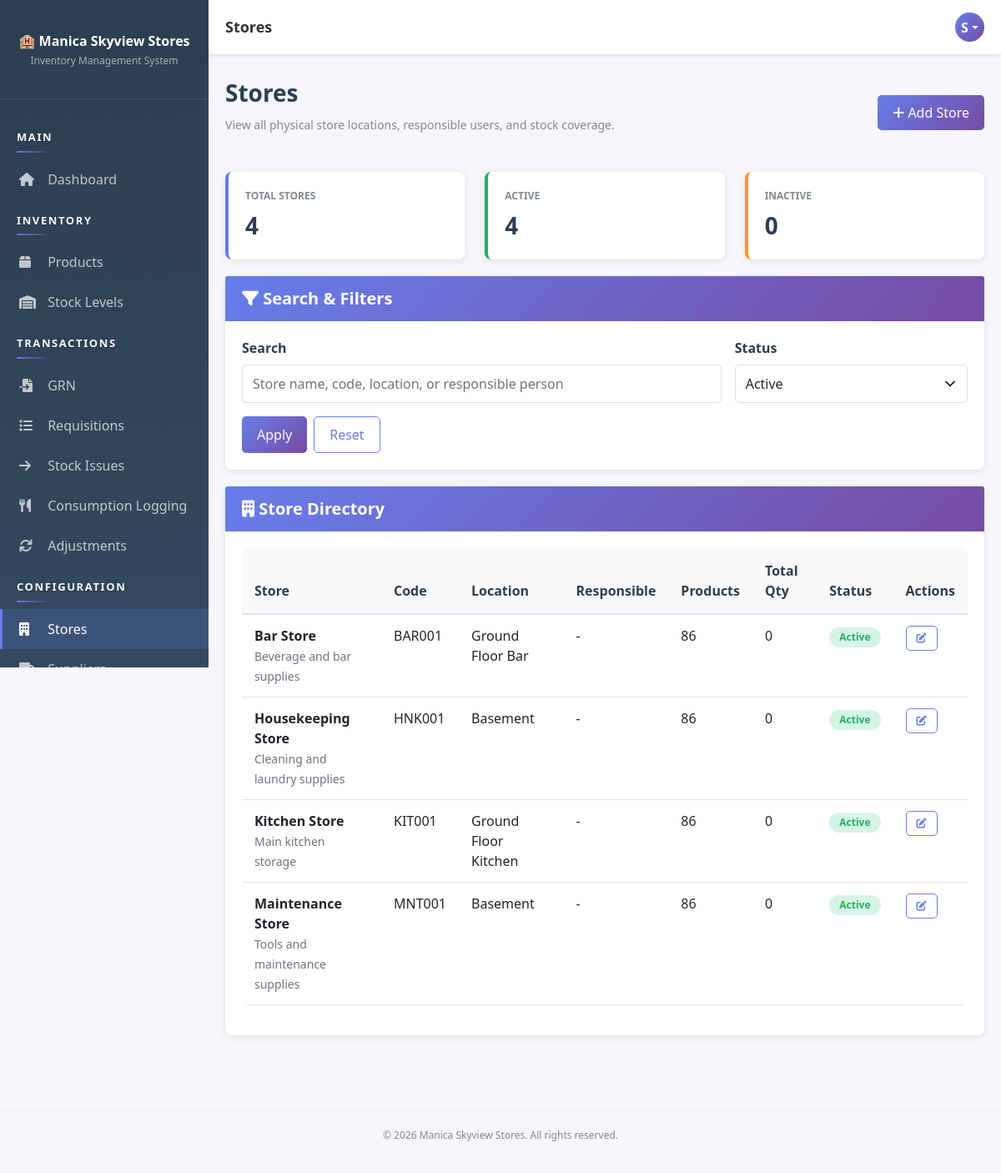
Page /pages/stores/index.php (signed in) on the committed database.
### tables this page shows
CREATE TABLE `users` (
  `user_id` int(11) NOT NULL AUTO_INCREMENT,
  `username` varchar(50) NOT NULL,
  `email` varchar(100) NOT NULL,
  `password` varchar(255) NOT NULL,
  `full_name` varchar(100) NOT NULL,
  `role_id` int(11) NOT NULL,
  `status` enum('active','inactive') DEFAULT 'active',
  `created_at` timestamp NOT NULL DEFAULT current_timestamp(),
  `updated_at` timestamp NOT NULL DEFAULT current_timestamp() ON UPDATE current_timestamp(),
  PRIMARY KEY (`user_id`),
  UNIQUE KEY `username` (`username`),
  UNIQUE KEY `email` (`email`),
  KEY `role_id` (`role_id`),
  CONSTRAINT `users_ibfk_1` FOREIGN KEY (`role_id`) REFERENCES `roles` (`role_id`)
);

CREATE TABLE `stores` (
  `store_id` int(11) NOT NULL AUTO_INCREMENT,
  `store_name` varchar(100) NOT NULL,
  `store_code` varchar(20) NOT NULL,
  `location` varchar(100) DEFAULT NULL,
  `responsible_user_id` int(11) DEFAULT NULL,
  `description` text DEFAULT NULL,
  `status` enum('active','inactive') DEFAULT 'active',
  `created_at` timestamp NOT NULL DEFAULT current_timestamp(),
  `updated_at` timestamp NOT NULL DEFAULT current_timestamp() ON UPDATE current_timestamp(),
  PRIMARY KEY (`store_id`),
  UNIQUE KEY `store_code` (`store_code`),
  KEY `responsible_user_id` (`responsible_user_id`),
  CONSTRAINT `stores_ibfk_1` FOREIGN KEY (`responsible_user_id`) REFERENCES `users` (`user_id`)
);

### app/bootstrap.php (called while the page is built, shortened)
<?php
function autoload($class) {
    $paths = [
        __DIR__ . '/helpers/' . $class . '.php',
        __DIR__ . '/models/' . $class . '.php',
        __DIR__ . '/controllers/' . $class . '.php'
    ];
    foreach ($paths as $path) {
        if (file_exists($path)) {
            return;
        }
    }
}
function isAuthenticated() {
    $auth = new Auth();
    return $auth->isLoggedIn() && $auth->checkSessionTimeout();
}
function getCurrentUser() {
    if (isAuthenticated()) {
        $db = Database::getInstance()->getConnection();
        $userId = $_SESSION['user_id'];
        $sql = "SELECT u.*, r.role_name FROM users u
                JOIN roles r ON u.role_id = r.role_id
                WHERE u.user_id = ?";
        $stmt = $db->prepare($sql);
        $stmt->bind_param('i', $userId);
        $stmt->execute();
        return $stmt->get_result()->fetch_assoc();
    }
    return null;
}
function getDefaultRolePermissions() {
    return [
        'Admin' => ['*'],
        'Storekeeper' => [
            'dashboard.view', 'products.*', 'stores.view', 'stores.create', 'stores.edit', 'departments.view', 'departments.create', 'departments.edit', 'categories.view', 'categories.create', 'categories.edit', 'suppliers.*', 'stock.view',
            'grn.*', 'requisition.view', 'requisition.create',
            'stock-issues.*', 'adjustments.view', 'adjustments.create', 'reports.view'
        ],
        'Manager' => [
            'dashboard.view', 'stores.view', 'stores.create', 'stores.edit', 'departments.view', 'departments.create', 'departments.edit', 'categories.view', 'categories.create', 'categories.edit', 'stock.view', 'grn.view', 'grn.verify',
            'requisition.view', 'requisition.approve', 'requisition.reject',
            'stock-issues.view', 'stock-issues.create', 'adjustments.view', 'adjustments.create', 'adjustments.approve', 'reports.view', 'audit.view', 'settings.view'
        ],
        'Accounts' => ['dashboard.view', 'stores.view', 'departments.view', 'categories.view', 'stock.view', 'adjustments.view', 'reports.view'],
        'Kitchen' => ['dashboard.view', 'stock.view', 'requisition.view', 'requisition.create'],
        'Bar' => ['dashboard.view', 'stock.view', 'requisition.view', 'requisition.create'],
        'Housekeeping' => ['dashboard.view', 'stock.view', 'requisition.view', 'requisition.create'],
        'Maintenance' => ['dashboard.view', 'stock.view', 'requisition.view', 'requisition.create']
    ];
}
function getRolePermissionOverrides() {
    $overrides = [];
    try {
        $db = Database::getInstance()->getConnection();
        $result = $db->query("SELECT role_name, permission, is_allowed FROM role_permission_overrides");
    } catch (Throwable $e) {
        if (APP_DEBUG) {
            error_log('Permission override read warning: ' . $e->getMessage());
        }
    }
    return $overrides;
}
function getRolePermissions() {
    $defaults = getDefaultRolePermissions();
    $overrides = getRolePermissionOverrides();
    foreach ($defaults as $role => $permissions) {
        $allow = $overrides[$role]['allow'] ?? [];
        $effective = array_values(array_unique(array_merge($permissions, $allow)));
        $defaults[$role] = $effective;
    }
    return $defaults;
}
function can($permission) {
    $user = getCurrentUser();
    $role = $user['role_name'] ?? '';
    $overrides = getRolePermissionOverrides();
    $denied = $overrides[$role]['deny'] ?? [];
    $parts = explode('.', $permission, 2);
    if (count($parts) === 2) {
        $moduleWildcard = $parts[0] . '.*';
    }
    $matrix = getRolePermissions();
    $granted = $matrix[$role] ?? [];
    if (in_array('*', $granted, true)) {
        return true;
    }
    return false;
}

### app/helpers/Database.php (called while the page is built, shortened)
<?php
class Database {
    private static $instance = null;
    private $connection = null;
    private function __construct() {
        try {
            $this->connection = new mysqli(DB_HOST, DB_USER, DB_PASS, DB_NAME);
            $this->connection->set_charset('utf8mb4');
        } catch (Exception $e) {
            die('Error: ' . $e->getMessage());
        }
    }
    public static function getInstance() {
        if (self::$instance === null) {
            self::$instance = new Database();
        }
        return self::$instance;
    }
    public function getConnection() {
        return $this->connection;
    }
}

### app/helpers/Auth.php (called while the page is built, shortened)
<?php
class Auth {
    public function __construct() {
        $this->db = Database::getInstance()->getConnection();
    }
    private function ensurePasswordResetTable() {
        $sql = "CREATE TABLE IF NOT EXISTS password_reset_tokens (
            token_id INT PRIMARY KEY AUTO_INCREMENT,
            user_id INT NOT NULL,
            token_hash VARCHAR(64) NOT NULL,
            expires_at DATETIME NOT NULL,
            used_at DATETIME NULL,
            created_at TIMESTAMP DEFAULT CURRENT_TIMESTAMP,
            FOREIGN KEY (user_id) REFERENCES users(user_id) ON DELETE CASCADE,
            INDEX idx_reset_token_hash (token_hash),
            INDEX idx_reset_token_user (user_id),
            INDEX idx_reset_token_expires (expires_at)
        )";
    }
    public function isLoggedIn() {
        return isset($_SESSION['user_id']);
    }
    public function checkSessionTimeout() {
        return true;
    }
}

### app/controllers/Controller.php (called while the page is built, shortened)
<?php
class Controller {
    protected $db;
    public function __construct() {
        $this->db = Database::getInstance()->getConnection();
        $this->loadCurrentUser();
    }
    protected function loadCurrentUser() {
        if (isset($_SESSION['user_id'])) {
            $sql = "SELECT u.*, r.role_name FROM users u
                    JOIN roles r ON u.role_id = r.role_id
                    WHERE u.user_id = ?";
            $stmt = $this->db->prepare($sql);
            $stmt->bind_param('i', $_SESSION['user_id']);
            $stmt->execute();
            $this->currentUser = $stmt->get_result()->fetch_assoc();
        }
    }
}

### app/controllers/StoreController.php (called while the page is built, shortened)
<?php
class StoreController extends Controller {
    public function __construct() {
        parent::__construct();
    }
    public function getStores($filters = []) {
        $sql = "
            SELECT
                s.store_id,
                s.store_name,
                s.store_code,
                s.location,
                s.description,
                s.status,
                s.created_at,
                u.full_name AS responsible_person,
                COUNT(DISTINCT st.product_id) AS products_count,
                COALESCE(SUM(st.quantity_on_hand), 0) AS total_stock_qty
            FROM stores s
            LEFT JOIN users u ON s.responsible_user_id = u.user_id
            LEFT JOIN stock st ON s.store_id = st.store_id
            WHERE 1 = 1
        ";
        $types = '';
        $params = [];
        $status = $filters['status'] ?? 'active';
        if (in_array($status, ['active', 'inactive'], true)) {
            $sql .= " AND s.status = ?";
            $types .= 's';
            $params[] = $status;
        }
        $sql .= " GROUP BY s.store_id ORDER BY s.store_name ASC";
        if ($types !== '') {
            $stmt = $this->db->prepare($sql);
            $stmt->bind_param($types, ...$params);
            $stmt->execute();
            return $stmt->get_result()->fetch_all(MYSQLI_ASSOC);
        }
        return $this->db->query($sql)->fetch_all(MYSQLI_ASSOC);
    }
    public function getStats() {
        $stats = [
            'active' => 0,
            'inactive' => 0,
            'total' => 0
        ];
        $result = $this->db->query("SELECT status, COUNT(*) AS c FROM stores GROUP BY status");
        while ($row = $result->fetch_assoc()) {
            if ($row['status'] === 'active') {
                $stats['active'] = (int)$row['c'];
            }
            $stats['total'] += (int)$row['c'];
        }
        return $stats;
    }
}

### pages/stores/index.php (the view, shortened to what this page needs)
<?php
require_once __DIR__ . '/../../app/bootstrap.php';
$filters = [
    'q' => trim($_GET['q'] ?? ''),
    'status' => $_GET['status'] ?? 'active'
];
$controller = new StoreController();
$stores = $controller->getStores($filters);
$stats = $controller->getStats();
$pageTitle = 'Stores';
include __DIR__ . '/../../app/views/layout-header.php';
?>
<div class="page-header d-flex justify-content-between align-items-center">
    <div>
        <h1>Stores</h1>
        <p>View all physical store locations, responsible users, and stock coverage.</p>
    </div>
    <?php if (can('stores.create')): ?>
        <a href="<?php echo SITE_URL; ?>pages/stores/create.php" class="btn btn-primary">
            <i class="fas fa-plus"></i> Add Store
        </a>
    <?php endif; ?>
</div>
<div class="row">
    <div class="col-md-4">
        <div class="stat-card">
            <div class="stat-label">Total Stores</div>
            <div class="stat-value"><?php echo (int)$stats['total']; ?></div>
        </div>
    </div>
    <div class="col-md-4">
        <div class="stat-card success">
            <div class="stat-label">Active</div>
            <div class="stat-value"><?php echo (int)$stats['active']; ?></div>
        </div>
    </div>
    <div class="col-md-4">
        <div class="stat-card warning">
            <div class="stat-label">Inactive</div>
            <div class="stat-value"><?php echo (int)$stats['inactive']; ?></div>
        </div>
    </div>
</div>
<div class="card">
    <div class="card-header"><h5><i class="fas fa-filter"></i> Search & Filters</h5></div>
    <div class="card-body">
        <form method="GET" class="row g-3">
            <div class="col-md-8">
                <label class="form-label">Search</label>
                <input type="text" name="q" class="form-control" placeholder="Store name, code, location, or responsible person" value="<?php echo htmlspecialchars($filters['q']); ?>">
            </div>
            <div class="col-md-4">
                <label class="form-label">Status</label>
                <select name="status" class="form-control">
                    <option value="active" <?php echo $filters['status'] === 'active' ? 'selected' : ''; ?>>Active</option>
                </select>
            </div>
            <div class="col-12 d-flex gap-2">
                <button class="btn btn-primary" type="submit">Apply</button>
                <a class="btn btn-outline-primary" href="<?php echo SITE_URL; ?>pages/stores/index.php">Reset</a>
            </div>
        </form>
    </div>
</div>
<div class="card">
    <div class="card-header"><h5><i class="fas fa-building"></i> Store Directory</h5></div>
    <div class="card-body">
        <?php if (!empty($stores)): ?>
            <div class="table-responsive">
                <table class="table table-sm">
                    <thead>
                        <tr>
                            <th>Store</th>
                            <th>Code</th>
                            <th>Location</th>
                            <th>Responsible</th>
                            <th>Products</th>
                            <th>Total Qty</th>
                            <th>Status</th>
                            <th>Actions</th>
                        </tr>
                    </thead>
                    <tbody>
                        <?php foreach ($stores as $store): ?>
                            <tr>
                                <td>
                                    <strong><?php echo htmlspecialchars($store['store_name']); ?></strong>
                                    <?php if (!empty($store['description'])): ?>
                                        <br><small class="text-muted"><?php echo htmlspecialchars($store['description']); ?></small>
                                    <?php endif; ?>
                                </td>
                                <td><?php echo htmlspecialchars($store['store_code']); ?></td>
                                <td><?php echo htmlspecialchars($store['location'] ?: '-'); ?></td>
                                <td><?php echo htmlspecialchars($store['responsible_person'] ?: '-'); ?></td>
                                <td><?php echo (int)$store['products_count']; ?></td>
                                <td><?php echo (int)$store['total_stock_qty']; ?></td>
                                <td>
                                    <span class="badge badge-<?php echo $store['status'] === 'active' ? 'success' : 'warning'; ?>">
                                        <?php echo htmlspecialchars(ucfirst($store['status'])); ?>
                                    </span>
                                </td>
                                <td>
                                    <?php if (can('stores.edit')): ?>
                                        <a class="btn btn-sm btn-outline-primary" href="<?php echo SITE_URL; ?>pages/stores/edit.php?id=<?php echo (int)$store['store_id']; ?>">
                                            <i class="fas fa-edit"></i>
                                        </a>
                                    <?php else: ?>
                                        <span class="text-muted">-</span>
                                    <?php endif; ?>
                                </td>
                            </tr>
                        <?php endforeach; ?>
                    </tbody>
                </table>
            </div>
        <?php else: ?>
            <div class="alert alert-info mb-0">No stores found for the selected filters.</div>
        <?php endif; ?>
    </div>
</div>
<?php include __DIR__ . '/../../app/views/layout-footer.php'; ?>

### app/views/layout-header.php (shortened to what this page needs)
<!DOCTYPE html>
<html lang="en">
<head>
    <link href="https://cdn.jsdelivr.net/npm/bootstrap@5.1.3/dist/css/bootstrap.min.css" rel="stylesheet">
    <link rel="stylesheet" href="https://cdnjs.cloudflare.com/ajax/libs/font-awesome/6.0.0/css/all.min.css">
    <link href="<?php echo SITE_URL; ?>public/css/style.css" rel="stylesheet">
</head>
<body>
    <div class="sidebar">
        <div class="brand">
            <h4>🏨 Manica Skyview Stores</h4>
            <p>Inventory Management System</p>
        </div>
        <nav class="nav flex-column">
            <?php include __DIR__ . '/partials/sidebar-nav.php'; ?>
        </nav>
    </div>
            <?php include __DIR__ . '/partials/sidebar-nav.php'; ?>
    <div class="topbar">
        <div class="topbar-title desktop-title">
            <?php echo $pageTitle ?? APP_NAME; ?>
        </div>
        <div class="topbar-right">
            <div class="user-profile dropdown">
                <div class="user-avatar dropdown-toggle" role="button" data-bs-toggle="dropdown" aria-expanded="false">
                    <?php
                    $user = getCurrentUser();
                    if ($user) {
                        echo strtoupper(substr($user['full_name'], 0, 1));
                    }
                    ?>
                </div>
            </div>
        </div>
    </div>
    <div class="main-content">

### rows in the picture
users: full_name "S"
stores: store_id "4", store_name "Maintenance Store", description "Tools and maintenance supplies", store_code "MNT001", location "Basement", responsible_person "-", products_count "86", total_stock_qty "0", status "Active"
stores: store_name "Bar Store", description "Beverage and bar supplies", store_code "BAR001", location "Ground Floor Bar", responsible_person "-", products_count "86", total_stock_qty "0", status "Active"
stores: store_name "Housekeeping Store", description "Cleaning and laundry supplies", store_code "HNK001", location "Basement", responsible_person "-", products_count "86", total_stock_qty "0", status "Active"
stores: store_name "Kitchen Store", description "Main kitchen storage", store_code "KIT001", location "Ground Floor Kitchen", responsible_person "-", products_count "86", total_stock_qty "0", status "Active"

### other values in the picture
$pageTitle "Stores"
$stats['inactive'] "0"
APP_NAME "Manica Skyview Stores"
